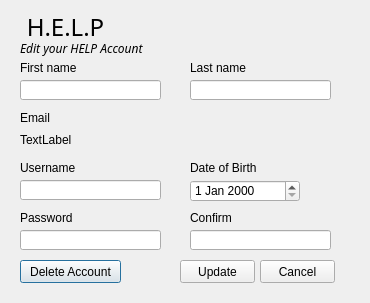
<?xml version="1.0" encoding="UTF-8"?>
<ui version="4.0">
 <class>accountSettings</class>
 <widget class="QDialog" name="accountSettings">
  <property name="geometry">
   <rect>
    <x>0</x>
    <y>0</y>
    <width>370</width>
    <height>303</height>
   </rect>
  </property>
  <property name="windowTitle">
   <string>Edit Account</string>
  </property>
  <widget class="QLabel" name="label_3">
   <property name="geometry">
    <rect>
     <x>20</x>
     <y>60</y>
     <width>61</width>
     <height>16</height>
    </rect>
   </property>
   <property name="text">
    <string>First name</string>
   </property>
  </widget>
  <widget class="QLabel" name="label_9">
   <property name="geometry">
    <rect>
     <x>190</x>
     <y>160</y>
     <width>71</width>
     <height>16</height>
    </rect>
   </property>
   <property name="text">
    <string>Date of Birth</string>
   </property>
  </widget>
  <widget class="QLabel" name="label_6">
   <property name="geometry">
    <rect>
     <x>20</x>
     <y>160</y>
     <width>61</width>
     <height>16</height>
    </rect>
   </property>
   <property name="text">
    <string>Username</string>
   </property>
  </widget>
  <widget class="QLabel" name="label_2">
   <property name="geometry">
    <rect>
     <x>10</x>
     <y>10</y>
     <width>111</width>
     <height>31</height>
    </rect>
   </property>
   <property name="font">
    <font>
     <family>Showcard Gothic</family>
     <pointsize>18</pointsize>
     <underline>false</underline>
    </font>
   </property>
   <property name="text">
    <string>H.E.L.P</string>
   </property>
   <property name="textFormat">
    <enum>Qt::RichText</enum>
   </property>
   <property name="alignment">
    <set>Qt::AlignCenter</set>
   </property>
   <property name="wordWrap">
    <bool>false</bool>
   </property>
  </widget>
  <widget class="QLabel" name="label_7">
   <property name="geometry">
    <rect>
     <x>20</x>
     <y>210</y>
     <width>61</width>
     <height>16</height>
    </rect>
   </property>
   <property name="text">
    <string>Password</string>
   </property>
  </widget>
  <widget class="QLabel" name="label_4">
   <property name="geometry">
    <rect>
     <x>190</x>
     <y>60</y>
     <width>61</width>
     <height>16</height>
    </rect>
   </property>
   <property name="text">
    <string>Last name</string>
   </property>
  </widget>
  <widget class="QLabel" name="check6">
   <property name="geometry">
    <rect>
     <x>240</x>
     <y>210</y>
     <width>91</width>
     <height>16</height>
    </rect>
   </property>
   <property name="text">
    <string>&lt;html&gt;&lt;head/&gt;&lt;body&gt;&lt;p&gt;&lt;br/&gt;&lt;/p&gt;&lt;/body&gt;&lt;/html&gt;</string>
   </property>
   <property name="scaledContents">
    <bool>false</bool>
   </property>
   <property name="alignment">
    <set>Qt::AlignCenter</set>
   </property>
  </widget>
  <widget class="QLabel" name="label_5">
   <property name="geometry">
    <rect>
     <x>20</x>
     <y>110</y>
     <width>61</width>
     <height>16</height>
    </rect>
   </property>
   <property name="text">
    <string>Email</string>
   </property>
  </widget>
  <widget class="QLabel" name="label_8">
   <property name="geometry">
    <rect>
     <x>20</x>
     <y>40</y>
     <width>171</width>
     <height>16</height>
    </rect>
   </property>
   <property name="font">
    <font>
     <family>Lucida Sans</family>
     <italic>true</italic>
    </font>
   </property>
   <property name="text">
    <string>Edit your HELP Account</string>
   </property>
  </widget>
  <widget class="QLabel" name="label_10">
   <property name="geometry">
    <rect>
     <x>190</x>
     <y>210</y>
     <width>61</width>
     <height>16</height>
    </rect>
   </property>
   <property name="text">
    <string>Confirm</string>
   </property>
  </widget>
  <widget class="QLabel" name="email">
   <property name="geometry">
    <rect>
     <x>20</x>
     <y>130</y>
     <width>311</width>
     <height>20</height>
    </rect>
   </property>
   <property name="text">
    <string>TextLabel</string>
   </property>
  </widget>
  <widget class="QLineEdit" name="fname">
   <property name="geometry">
    <rect>
     <x>20</x>
     <y>80</y>
     <width>141</width>
     <height>20</height>
    </rect>
   </property>
  </widget>
  <widget class="QLineEdit" name="lname">
   <property name="geometry">
    <rect>
     <x>190</x>
     <y>80</y>
     <width>141</width>
     <height>20</height>
    </rect>
   </property>
  </widget>
  <widget class="QLineEdit" name="username">
   <property name="geometry">
    <rect>
     <x>20</x>
     <y>180</y>
     <width>141</width>
     <height>20</height>
    </rect>
   </property>
  </widget>
  <widget class="QDateEdit" name="dob">
   <property name="geometry">
    <rect>
     <x>190</x>
     <y>180</y>
     <width>110</width>
     <height>22</height>
    </rect>
   </property>
  </widget>
  <widget class="QLineEdit" name="password">
   <property name="geometry">
    <rect>
     <x>20</x>
     <y>230</y>
     <width>141</width>
     <height>20</height>
    </rect>
   </property>
   <property name="echoMode">
    <enum>QLineEdit::Password</enum>
   </property>
  </widget>
  <widget class="QLineEdit" name="confirm">
   <property name="geometry">
    <rect>
     <x>190</x>
     <y>230</y>
     <width>141</width>
     <height>20</height>
    </rect>
   </property>
   <property name="echoMode">
    <enum>QLineEdit::Password</enum>
   </property>
  </widget>
  <widget class="QPushButton" name="del">
   <property name="geometry">
    <rect>
     <x>20</x>
     <y>260</y>
     <width>101</width>
     <height>23</height>
    </rect>
   </property>
   <property name="text">
    <string>Delete Account</string>
   </property>
  </widget>
  <widget class="QPushButton" name="Save">
   <property name="geometry">
    <rect>
     <x>180</x>
     <y>260</y>
     <width>75</width>
     <height>23</height>
    </rect>
   </property>
   <property name="text">
    <string>Update</string>
   </property>
  </widget>
  <widget class="QPushButton" name="cancel">
   <property name="geometry">
    <rect>
     <x>260</x>
     <y>260</y>
     <width>75</width>
     <height>23</height>
    </rect>
   </property>
   <property name="text">
    <string>Cancel</string>
   </property>
  </widget>
 </widget>
 <resources/>
 <connections/>
</ui>
